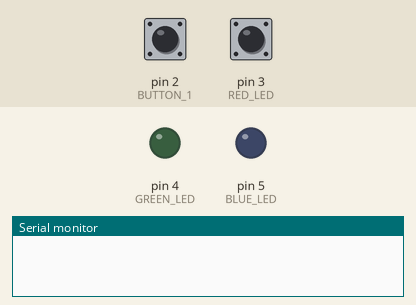
This sketch was run on a simulated Arduino Uno, built with avr-gcc and run on an emulated ATmega328P. Shown: output pins drawn as LEDs (lit = HIGH), the last lines printed to the serial monitor. Inputs (shaded band) come from the test bench; at power-on: pin 2 (BUTTON_1) HIGH, pin 3 (RED_LED) HIGH.

Above: at 1.2 s.
1.3 s: pin 2 (BUTTON_1) pulled LOW for 3.2 s
At 6.2 s:
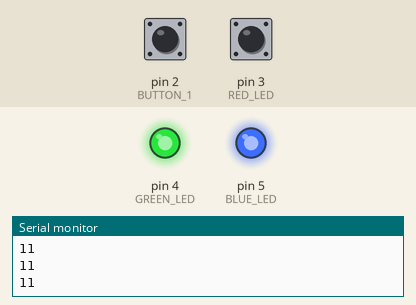
Timing chart, 0 to 7.7 s (numbered marks = the images above; inputs shaded):
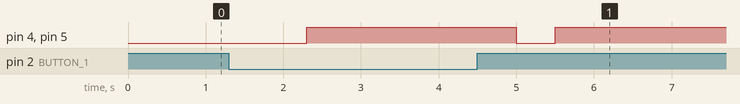

The sketch:

Lab2_Problem3.ino
```cpp
// ENCE 3210 - Microprocessor Systems 1
// Lab 2 - Problem 3
// By Rana Seif
//
// This code acts as a calculator (1press ==> Addition | 2presses ==> Subtraction | 3presses ==> Multiplication)
// And accordingly apply the calculation onto Array1 and Array2

// Define LED light pins using macros
# define RED_LED 3
# define GREEN_LED 4
# define BLUE_LED 5

// Define Button pins using macros
# define BUTTON_1 2
# define BUTTON_2 3

// Defines Array size using a macro
# define ARRAY_SIZE 10

// Declares and initializes the three global arrays (both inputs and the output)
int gArray1[ARRAY_SIZE] = {1, 2, 3, 4, 5, 6, 7, 8, 9, 10};
int gArray2[ARRAY_SIZE] = {10, 9, 8, 7, 6, 5, 4, 3, 2, 1};
signed int gResultsArray[ARRAY_SIZE] = {0};

// Declares and initializes the counter that will use button1 presses to identify the correct operation to apply
// And the flag that triggers the button2 press response
int gOperationCounter = 0;
int gButton2Flag = 0;

void setup()
{

  // Sets up Serial Communication
  Serial.begin(9600);

  // Initializes I/Os
  pinMode(RED_LED, OUTPUT);
  pinMode(GREEN_LED, OUTPUT);
  pinMode(BLUE_LED, OUTPUT);

  // Pullup insures the button is only triggered when needed and not randomly
  pinMode(BUTTON_1, INPUT_PULLUP);
  pinMode(BUTTON_2, INPUT_PULLUP);

  // Attaches 2 interrupts to detect button 1 and button 2 presses
  attachInterrupt(digitalPinToInterrupt(BUTTON_1), isr_button_1, CHANGE);
  attachInterrupt(digitalPinToInterrupt(BUTTON_2), isr_button_2, CHANGE);

}

void loop()
{
  // This is the main loop that applies the ledControl and the operationAmplifier based on button 1 and 2 presses

  if(gOperationCounter == 1 || gOperationCounter == 2 || gOperationCounter == 3)
  {
    ledControl(gOperationCounter);
  }

  // If button2 is pressed, the operation is applied to arrays
  if(gButton2Flag == 1)
  {
    gButton2Flag == 0;
    operationApplier(gOperationCounter);
    Serial.println("Results Array is:");
    for (int i=0; i<ARRAY_SIZE; i++)
    {
      Serial.println(gResultsArray[i]);   // Prints resultant array
    }
  }

}

void isr_button_1()
{
  // Attend to Button1 press (Interrupt)
  gOperationCounter++;
}

void isr_button_2()
{
  // Attend to Button2 press (Interrupt)
  gButton2Flag = 1;
}

void operationApplier(int operationCounter)
{
  // This function uses the operationCounter to apply the required operation to the first 2 values, turing off all LEDs,
  // applying operation to rest of array then turning on all LEDs

  gButton2Flag = 0;     // Resets Flag to prepare for next button press
  if (operationCounter == 1)
  {
    for (int i=0; i<3; i++)
    {
      gResultsArray[i] = gArray1[i]+gArray2[i];
    }

    digitalWrite(RED_LED, LOW);
    digitalWrite(GREEN_LED, LOW);
    digitalWrite(BLUE_LED, LOW);
    delay (500);

    for (int i=3; i<ARRAY_SIZE; i++)
    {
      gResultsArray[i] = gArray1[i]+gArray2[i];
    }

    digitalWrite(RED_LED, HIGH);
    digitalWrite(GREEN_LED, HIGH);
    digitalWrite(BLUE_LED, HIGH);
    delay (500);
    gOperationCounter = 0;

  }

  else if(operationCounter == 2)
  {
    for (int i=0; i<3; i++)
    {
      gResultsArray[i] = gArray1[i]-gArray2[i];
    }

    digitalWrite(RED_LED, LOW);
    digitalWrite(GREEN_LED, LOW);
    digitalWrite(BLUE_LED, LOW);
    delay (500);

    for (int i=3; i<ARRAY_SIZE; i++)
    {
      gResultsArray[i] = gArray1[i]-gArray2[i];
    }

    digitalWrite(RED_LED, HIGH);
    digitalWrite(GREEN_LED, HIGH);
    digitalWrite(BLUE_LED, HIGH);
    gOperationCounter = 0;
  }

  else if(operationCounter == 3)
  {
    for (int i=0; i<3; i++)
    {
      gResultsArray[i] = gArray1[i]*gArray2[i];
    }

    digitalWrite(RED_LED, LOW);
    digitalWrite(GREEN_LED, LOW);
    digitalWrite(BLUE_LED, LOW);
    delay(500);

    for (int i=3; i<ARRAY_SIZE; i++)
    {
      gResultsArray[i] = gArray1[i]*gArray2[i];
    }

    digitalWrite(RED_LED, HIGH);
    digitalWrite(GREEN_LED, HIGH);
    digitalWrite(BLUE_LED, HIGH);
    gOperationCounter = 0;
  }
}

void ledControl (int operationCounter)
{
  // Function takes an integer for operation counter as a parameter
  // and turns on correct light accordingly

  // If statements check for correct light to turn on (1 for Red, 2 for Green and 3 for Blue)
  if (operationCounter == 1)
  {
    digitalWrite(RED_LED, HIGH);
    delay(500);
    digitalWrite(RED_LED, LOW);
  }

  else if(operationCounter == 2)
  {
    digitalWrite(GREEN_LED, HIGH);
    delay(500);
    digitalWrite(GREEN_LED, LOW);
  }

  else if(operationCounter == 3)
  {
    digitalWrite(BLUE_LED, HIGH);
    delay(500);
    digitalWrite(BLUE_LED, LOW);
  }
}
```

Measured:
- after the input at 1.3 s, pin 4 (GREEN_LED), pin 5 (BLUE_LED): LOW → HIGH after 1.0 s, → LOW 2.7 s later, → HIGH 0.50 s later
